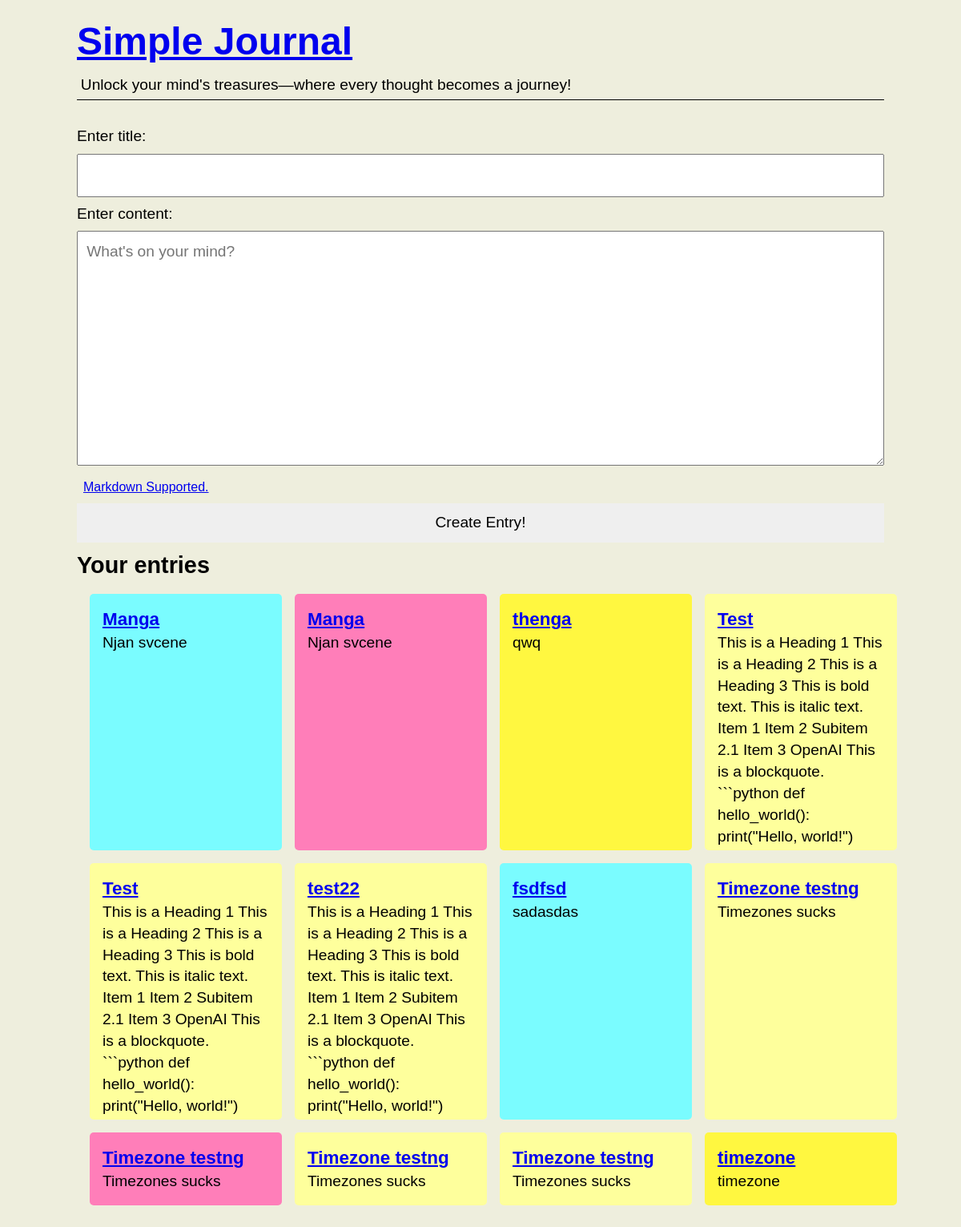
The page / on the database its author committed.
### simpleJournal/model.py (models this page shows, shortened)
class JournalEntry(db.Model):
    id = db.Column(db.Integer, primary_key=True)
    title = db.Column(db.String(100), nullable=False)
    created_at = db.Column(db.DateTime, default=datetime.now(timezone.utc))
    textEntry = db.Column(db.Text, nullable=False)

### simpleJournal/routes.py (the view)
@app.route('/')
def index():
    entries = JournalEntry.query.all()
    for entry in entries:
        markdownText = markdown.markdown(entry.textEntry)
        entry.textEntry = ''.join(BeautifulSoup(markdownText).findAll(text=True))
        color = random.choice(colors)
        entry.color = color
    return render_template('home.html', entries=entries)

### simpleJournal/templates/home.html (shortened to what this page needs)
{% extends 'index.html' %}
{% block content %}
<header>
    <h1><a href="/">Simple Journal</a></h1>
    <p>Unlock your mind's treasures—where every thought becomes a journey!</p>
</header>
<form action="/entry" method="POST">
    <label for="title">Enter title:</label>
    <input type="text" name='title' id="title" required/>
    <label for="content">Enter content: </label>
    <textarea name='text' placeholder="What's on your mind?"  rows="10" required></textarea>
    <p class="info"><a href="https://www.markdownguide.org/cheat-sheet/">Markdown Supported.</a></p>
    <button type="submit">Create Entry!</button>
</form>
<section class="entries">
    <h2>Your entries</h2>
    <section class="entries-grid">
        {% for entry in entries %}
        <article class="entry {{entry.color}}">
            <h3><a href="/note/{{entry.id}}">{{ entry.title }}</a></h3>
            <div class="text">{{entry.textEntry|safe}}</div>
        </article>
        {% endfor %}
    </section>
</section>
{% endblock %}

### simpleJournal/templates/index.html (shortened to what this page needs)
<!DOCTYPE html>
<html lang="en">
<head>
    <link rel="stylesheet" href="{{ url_for('static', filename='style.css') }}" />
    <link href="https://api.fontshare.com/v2/css?f[]=supreme@400&f[]=chubbo@700&display=swap" rel="stylesheet">
</head>
<body>
    {% block content %}{% endblock %}
</body>
</html>

### simpleJournal/static/style.css (style rules this page uses)
* { box-sizing: border-box; margin: 0; padding:0; }
header { margin-bottom: 2rem; border-bottom: 1px solid black; }
label { margin-bottom: 0.5rem; }
body { font-family: 'Supreme', sans-serif; font-size:1.2em; line-height: 1.4; max-width: 65rem; margin: 0 auto; padding: 1rem; background-color: #eeeedd; }
h1 { font-family: 'Chubbo', sans-serif; font-size: 2.5em; line-height: 1.5; }
h2,h3 { font-family: 'Chubbo', sans-serif; }
form { display: flex; flex-direction: column; justify-content: center; }
input[type="text"],textarea,button { font: inherit; padding: 0.7rem; margin-bottom: 0.5rem; width: 100%; }
.info { font-size: smaller; margin-bottom:0.5rem; }
button { border:none; cursor: pointer; }
.entries-grid { display: grid; grid-template-columns: repeat(4,1fr); width: 100%; gap: 1rem; margin: 1rem; }
.entry { display: flex; flex-direction: column; width: 100%; max-height: 20rem; padding: 1rem; overflow: hidden; text-wrap: wrap; text-overflow: ellipsis; border-radius: 5px; }
.yellow { background-color: #fff740; }
.light-yellow { background-color: #feff9c; }
.blue { background-color: #7afcff; }
.light-pink { background-color: #ff7eb9; }
header > p { margin:0.3rem }
p { margin: 0.5rem; }

### rows shown on the page
JournalEntry: title "Manga", textEntry "Njan svcene"
JournalEntry: title "Manga", textEntry "Njan svcene"
JournalEntry: title "thenga", textEntry "qwq"
JournalEntry: title "Test", textEntry "This is a Heading 1 This is a Heading 2 This is a Heading 3 This is bold text. This is italic text. Item 1 Item 2 Subitem 2.1 Item 3 OpenAI This is a blockquote. ```python def hello_world(): print(\"Hello, world!\")"
JournalEntry: title "Test", textEntry "This is a Heading 1 This is a Heading 2 This is a Heading 3 This is bold text. This is italic text. Item 1 Item 2 Subitem 2.1 Item 3 OpenAI This is a blockquote. ```python def hello_world(): print(\"Hello, world!\")"
JournalEntry: title "test22", textEntry "This is a Heading 1 This is a Heading 2 This is a Heading 3 This is bold text. This is italic text. Item 1 Item 2 Subitem 2.1 Item 3 OpenAI This is a blockquote. ```python def hello_world(): print(\"Hello, world!\")"
JournalEntry: title "fsdfsd", textEntry "sadasdas"
JournalEntry: title "Timezone testng", textEntry "Timezones sucks"
JournalEntry: title "Timezone testng", textEntry "Timezones sucks"
JournalEntry: title "Timezone testng", textEntry "Timezones sucks"
JournalEntry: title "Timezone testng", textEntry "Timezones sucks"
JournalEntry: title "timezone", textEntry "timezone"
